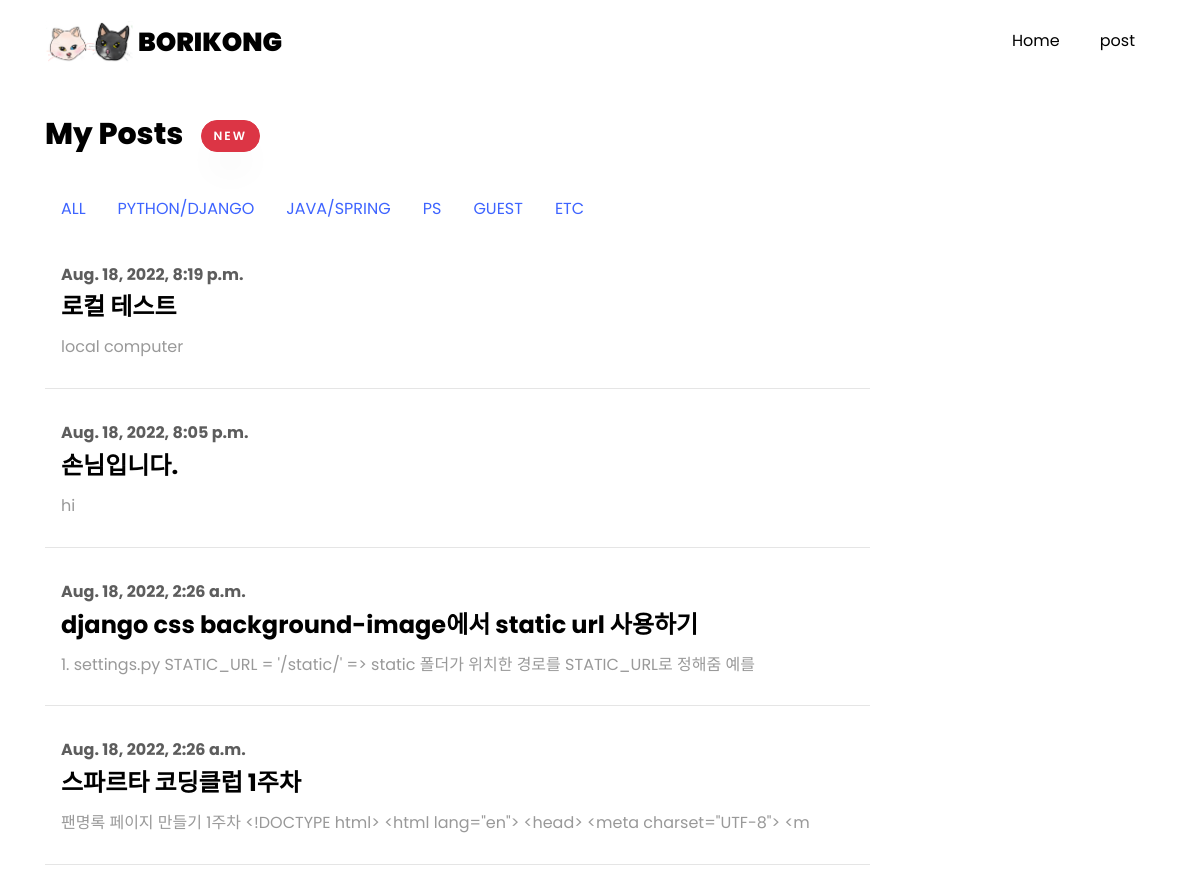
Before: / with the older database file.
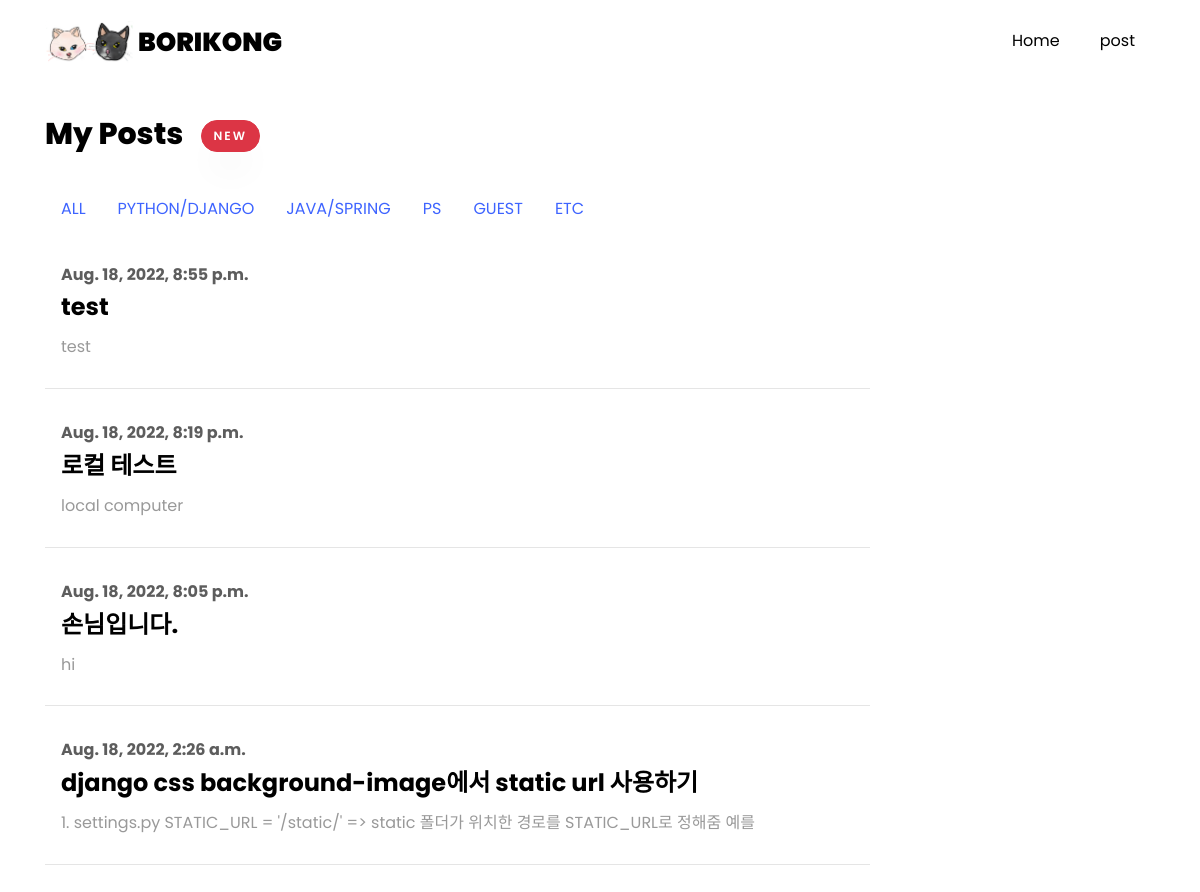
After: the same page with the newer database file.
### main/models.py (models this page shows, shortened)
class Post(models.Model):
    CATEGORIES = (
        ('PYTHON/DJANGO', 'python/django'),
        ('JAVA/SPRING', 'java/spring'),
        ('ANDROID', 'android'),
        ('ML', 'ml'),
        ('PS', 'ps'),
        ('GUEST','guest'),
        ('ETC', 'etc')
    )
    category = models.CharField(max_length=200, default="etc", choices=CATEGORIES,verbose_name="글 분류")
    user=models.CharField(max_length=20, default="borikong",verbose_name="작성자")
    passwd=models.CharField(max_length=50,default="",verbose_name="비밀번호")
    postname=models.CharField(max_length=100,verbose_name="제목")
    contents=models.TextField(verbose_name="내용")
    hits=models.PositiveIntegerField(default=0,verbose_name="조회수")
    mainphoto=models.ImageField(blank=True,null=True)
    subphoto1=models.ImageField(blank=True, null=True)
    subphoto1 = models.ImageField(blank=True, null=True)
    subphoto2 = models.ImageField(blank=True, null=True)
    subphoto3 = models.ImageField(blank=True, null=True)
    subphoto4 = models.ImageField(blank=True, null=True)
    subphoto5 = models.ImageField(blank=True, null=True)
    subphoto6 = models.ImageField(blank=True, null=True)
    subphoto7 = models.ImageField(blank=True, null=True)
    subphoto8 = models.ImageField(blank=True, null=True)
    subphoto9 = models.ImageField(blank=True, null=True)
    created_at = models.DateTimeField(auto_now_add=True)
    updated_at = models.DateTimeField(auto_now=True)
    def summary(self):
        return self.contents[:100]

### main/views.py (the view)
# urls.py: path('', views.index, name='index'),
def index(request):
    postlist = Post.objects.all()
    return render(request, 'main/index.html', {'postlist': postlist})

### main/templates/main/index.html
{% extends "base.html" %}
{% load static %}
{% block content %}
<section class="ftco-section ftco-no-pb goto-here" id="post-section">
    <div class="container">
        <div class="row">
            <div class="col-md-9">
                <div id="page-1" class="page one">
                    <h2 class="heading">My Posts &nbsp; <button type="button" class="btn btn-danger" onclick="location.href='{% url 'main:writing' %}'">new</button></h2>
{% include "./components/c_nav.html" %}
                    {% for list in postlist reversed%}
                    <div class="resume-wrap d-flex ftco-animate">
                        <div class="text pl-3">
                            <span class="date">{{list.created_at}}</span>
                            <h2 onclick="location.href='{% url 'main:posting' pk=list.pk %}'" onMouseover="this.style.color='#3e64ff';"
                                onMouseout="this.style.color='black';" style="cursor:pointer">{{list.postname}}</h2>
                            <p>{{list.summary}}</p>
                        </div>
                    </div>
                    {% endfor %}
                </div>
            </div>
        </div>
    </div>
</section>
{% endblock %}

Changed rows visible on the page:
no longer on this page (row unchanged): Post: created_at "Aug. 18, 2022, 2:26 a.m.", postname "스파르타 코딩클럽 1주차", summary "팬명록 페이지 만들기 1주차 <!DOCTYPE html> <html lang=\"en\"> <head> <meta charset=\"UTF-8\"> <m"
added Post: created_at "Aug. 18, 2022, 8:55 p.m.", postname "test", summary "test"
